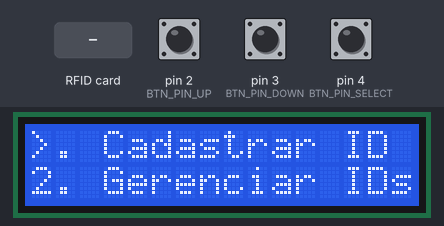
A program run on a simulated Arduino Uno, built with avr-gcc and run on an emulated ATmega328P. On the bench: 16×2 character LCD. Inputs (shaded band) come from the test bench; at power-on: pin 4 (BTN_PIN_SELECT) HIGH, pin 2 (BTN_PIN_UP) HIGH, pin 3 (BTN_PIN_DOWN) HIGH.

Above: at 1.3 s.
1.4 s: pin 4 (BTN_PIN_SELECT) pulled LOW for 0.2 s
At 1.66 s:
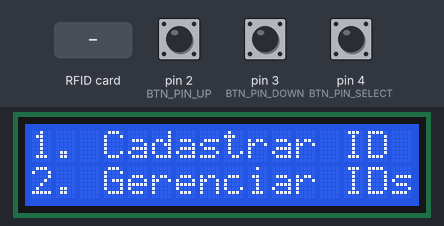
3.6 s: pin 2 (BTN_PIN_UP) pulled LOW for 0.2 s
At 3.99 s:
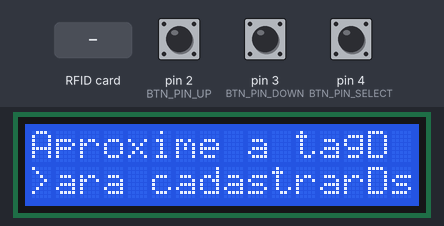
6.5 s: RFID card FA 73 08 2E held to the reader
At 7.2 s:
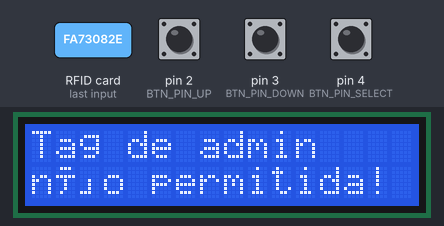
9.5 s: pin 3 (BTN_PIN_DOWN) pulled LOW for 0.2 s
At 9.97 s:
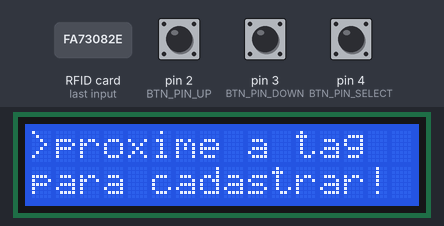
12.0 s: RFID card 5E 7A 19 C4 held to the reader
At 12.4 s:
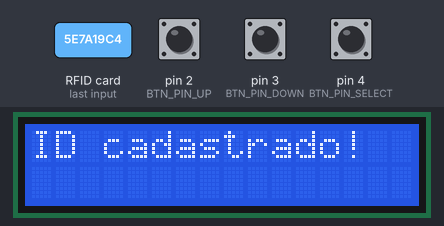
15.0 s: pin 4 (BTN_PIN_SELECT) pulled LOW for 1 s
At 15.53 s:
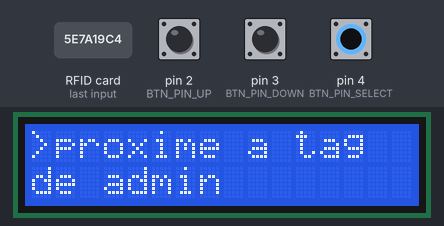

Measured:
- after the input at 1.4 s, the display: changes after 0.17 s (image 1)
- after the input at 3.6 s, the display: changes after 0.21 s (image 2)
- after the input at 6.5 s, the display: changes after 0.17 s (image 3)
- after the input at 12.0 s, the display: changes after 0.13 s (image 5)
- what the display in image 3 shows lasts 2.0 s, from 6.7 s to 8.7 s

The program:

main.cpp
```cpp
#include <Arduino.h>
#include <SPI.h>
#include <MFRC522.h>
#include <LiquidCrystal_I2C.h>

#define SS_PIN 10
#define RST_PIN 9
#define BTN_PIN_UP 2
#define BTN_PIN_DOWN 3
#define BTN_PIN_SELECT 4

MFRC522 mfrc522(SS_PIN, RST_PIN);
LiquidCrystal_I2C lcd(0x27, 16, 2);

void addCard();
void removeCard(byte index);
bool isCardDuplicate();
bool isCardAdmin();
void addCardAdmin();
void printCard(byte index);
byte getNumberOfCards();


enum MenuState {
  MENU_MAIN,
  MENU_ADD,
  MENU_REMOVE,
  MENU_EXIT
};

MenuState menuState = MENU_MAIN;
byte selectedMenuOption = 0;
byte adminCard[4] = {0xFA, 0x73, 0x08, 0x2E}; // UID da tag do administrador

void setup() {
  Serial.begin(9600);
  SPI.begin();
  mfrc522.PCD_Init();
  lcd.init();
  lcd.backlight();
  pinMode(BTN_PIN_UP, INPUT_PULLUP);
  pinMode(BTN_PIN_DOWN, INPUT_PULLUP);
  pinMode(BTN_PIN_SELECT, INPUT_PULLUP);
}

void loop() {
  mfrc522.PCD_AntennaOff();
  mfrc522.PCD_AntennaOn();
  //lcd.clear();
  lcd.setCursor(0, 0);
  delay(150);

  switch (menuState) {
    case MENU_MAIN:
      lcd.print("1. Cadastrar ID");
      lcd.setCursor(0, 1);
      lcd.print("2. Gerenciar IDs");
      break;

    case MENU_ADD:
      lcd.print("Aproxime a tag");
      lcd.setCursor(0, 1);
      lcd.print("para cadastrar");
      if (mfrc522.PICC_IsNewCardPresent() && mfrc522.PICC_ReadCardSerial()) {
        if (isCardAdmin()) {
          lcd.clear();
          lcd.print("Tag de admin");
          lcd.setCursor(0, 1);
          lcd.print("não permitida!");
          delay(2000);
        } else if (!isCardDuplicate()) {
          addCard();
          lcd.clear();
          lcd.print("ID cadastrado!");
          delay(2000);
        } else {
          lcd.clear();
          lcd.print("ID já existe!");
          delay(2000);
        }
        mfrc522.PICC_HaltA();
      }
      break;

    case MENU_REMOVE:
      lcd.print("Selecione o ID");
      lcd.setCursor(0, 1);
      lcd.print("para remover");

      if (digitalRead(BTN_PIN_UP) == LOW) {
        selectedMenuOption--;
        if (selectedMenuOption < 0)
          selectedMenuOption = getNumberOfCards() - 1;
        delay(200);
      }

      if (digitalRead(BTN_PIN_DOWN) == LOW) {
        selectedMenuOption++;
        if (selectedMenuOption >= getNumberOfCards())
          selectedMenuOption = 0;
        delay(200);
      }

      if (digitalRead(BTN_PIN_SELECT) == LOW) {
        removeCard(selectedMenuOption);
        lcd.clear();
        lcd.print("ID removido!");
        delay(2000);
      }

      for (byte i = 0; i < getNumberOfCards(); i++) {
        lcd.setCursor(0, i);
        if (i == selectedMenuOption) {
          lcd.print(">");
        } else {
          lcd.print(" ");
        }
        printCard(i);
      }
      break;

    case MENU_EXIT:
      lcd.print("Sistema encerrado");
      break;
  }

  if (menuState != MENU_EXIT) {
    if (digitalRead(BTN_PIN_UP) == LOW) {
      selectedMenuOption--;
      if (selectedMenuOption < 0)
        selectedMenuOption = 1;
      delay(200);
    }

    if (digitalRead(BTN_PIN_DOWN) == LOW) {
      selectedMenuOption++;
      if (selectedMenuOption > 1)
        selectedMenuOption = 0;
      delay(200);
    }

    if (digitalRead(BTN_PIN_SELECT) == LOW) {
      switch (menuState) {
        case MENU_MAIN:
          if (selectedMenuOption == 0)
            menuState = MENU_ADD;
          else
            menuState = MENU_REMOVE;
          break;

        case MENU_ADD:
          if (selectedMenuOption == 0)
            addCardAdmin();
          else
            menuState = MENU_MAIN;
          break;

        case MENU_REMOVE:
          menuState = MENU_MAIN;
          break;
      }
      selectedMenuOption = 0;
      delay(200);
    }

    lcd.setCursor(0, selectedMenuOption);
    lcd.print(">");
  }
}

void addCard() {
  byte cardData[4];
  for (byte i = 0; i < 4; i++) {
    cardData[i] = mfrc522.uid.uidByte[i];
  }
  // Salvar o ID do cartão em algum lugar (por exemplo, EEPROM)
}

void removeCard(byte index) {
  // Remover o ID do cartão do local de armazenamento (por exemplo, EEPROM)
}

bool isCardDuplicate() {
  // Verificar se o ID do cartão já está cadastrado (por exemplo, verificar na EEPROM)
  return false;
}

bool isCardAdmin() {
  for (byte i = 0; i < 4; i++) {
    if (mfrc522.uid.uidByte[i] != adminCard[i])
      return false;
  }
  return true;
}

void addCardAdmin() {
  lcd.clear();
  lcd.print("Aproxime a tag");
  lcd.setCursor(0, 1);
  lcd.print("de admin");
  if (mfrc522.PICC_IsNewCardPresent() && mfrc522.PICC_ReadCardSerial()) {
    for (byte i = 0; i < 4; i++) {
      adminCard[i] = mfrc522.uid.uidByte[i];
    }
    lcd.clear();
    lcd.print("Tag de admin");
    lcd.setCursor(0, 1);
    lcd.print("cadastrada!");
    delay(2000);
    mfrc522.PICC_HaltA();
  }
}

void printCard(byte index) {
  // Imprimir o ID do cartão no display (por exemplo, recuperar da EEPROM)
}

byte getNumberOfCards() {
  // Retornar o número de IDs cadastrados (por exemplo, verificar na EEPROM)
  return 0;
}
```
